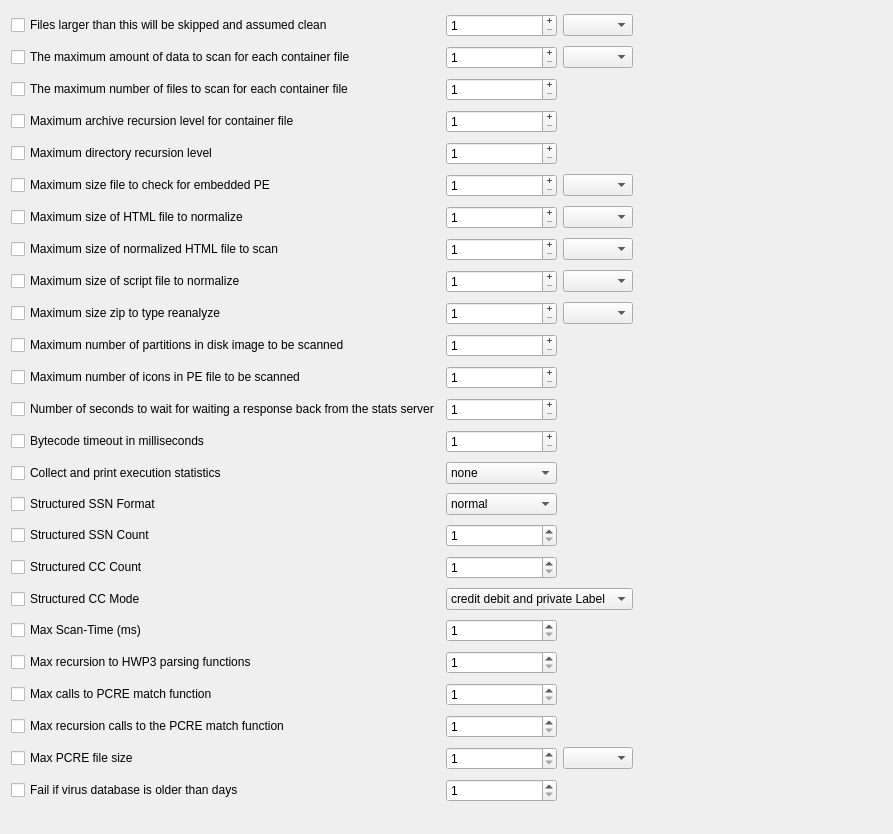
     <widget class="QWidget" name="scrollAreaWidgetContents">
      <property name="geometry">
       <rect>
        <x>0</x>
        <y>-43</y>
        <width>893</width>
        <height>834</height>
       </rect>
      </property>
      <layout class="QGridLayout" name="gridLayout_2">
       <item row="10" column="1">
        <widget class="QSpinBox" name="maxNumberOfPartitionsInDiskImageSpinBox">
         <property name="buttonSymbols">
          <enum>QAbstractSpinBox::PlusMinus</enum>
         </property>
         <property name="minimum">
          <number>1</number>
         </property>
         <property name="maximum">
          <number>100</number>
         </property>
        </widget>
       </item>
       <item row="9" column="2">
        <widget class="QComboBox" name="maxSizeZipToTypeReanalzeComboBox">
         <item>
          <property name="text">
           <string/>
          </property>
         </item>
         <item>
          <property name="text">
           <string>K</string>
          </property>
         </item>
         <item>
          <property name="text">
           <string>M</string>
          </property>
         </item>
        </widget>
       </item>
       <item row="6" column="0">
        <widget class="QCheckBox" name="maxSizeHTMLFileToNormalizeCheckBox">
         <property name="text">
          <string>Maximum size of HTML file to normalize</string>
         </property>
        </widget>
       </item>
       <item row="11" column="0">
        <widget class="QCheckBox" name="maxNumberOfIconsInPEFileCheckBox">
         <property name="text">
          <string>Maximum number of icons in PE file to be scanned</string>
         </property>
        </widget>
       </item>
       <item row="8" column="2">
        <widget class="QComboBox" name="maxSizeOfScriptFileToNormalizeComboBox">
         <item>
          <property name="text">
           <string/>
          </property>
         </item>
         <item>
          <property name="text">
           <string>K</string>
          </property>
         </item>
         <item>
          <property name="text">
           <string>M</string>
          </property>
         </item>
        </widget>
       </item>
       <item row="2" column="0">
        <widget class="QCheckBox" name="maxNumberForContainerCheckBox">
         <property name="text">
          <string>The maximum number of files to scan for each container file</string>
         </property>
        </widget>
       </item>
       <item row="14" column="0">
        <widget class="QCheckBox" name="collectAndPrintExecutionStatisticsCheckBox">
         <property name="text">
          <string>Collect and print execution statistics</string>
         </property>
        </widget>
       </item>
       <item row="23" column="1">
        <widget class="QSpinBox" name="maxPCREFileSizeSpinBox">
         <property name="minimum">
          <number>1</number>
         </property>
         <property name="maximum">
          <number>2048</number>
         </property>
        </widget>
       </item>
       <item row="16" column="0">
        <widget class="QCheckBox" name="structuredSSNCountCheckBox">
         <property name="text">
          <string>Structured SSN Count</string>
         </property>
        </widget>
       </item>
       <item row="2" column="1">
        <widget class="QSpinBox" name="maxNumberForContainerSpinBox">
         <property name="buttonSymbols">
          <enum>QAbstractSpinBox::PlusMinus</enum>
         </property>
         <property name="minimum">
          <number>1</number>
         </property>
         <property name="maximum">
          <number>100000</number>
         </property>
        </widget>
       </item>
       <item row="22" column="1">
        <widget class="QSpinBox" name="maxRecursionPCREMatchSpinBox">
         <property name="minimum">
          <number>1</number>
         </property>
         <property name="maximum">
          <number>999</number>
         </property>
        </widget>
       </item>
       <item row="15" column="0">
        <widget class="QCheckBox" name="structuredSSNFormatCheckBox">
         <property name="text">
          <string>Structured SSN Format</string>
         </property>
        </widget>
       </item>
       <item row="8" column="3">
        <spacer name="horizontalSpacer">
         <property name="orientation">
          <enum>Qt::Horizontal</enum>
         </property>
         <property name="sizeHint" stdset="0">
          <size>
           <width>40</width>
           <height>20</height>
          </size>
         </property>
        </spacer>
       </item>
       <item row="10" column="0">
        <widget class="QCheckBox" name="maxNumberOfPartitionsInDiskImageCheckBox">
         <property name="text">
          <string>Maximum number of partitions in disk image to be scanned</string>
         </property>
        </widget>
       </item>
       <item row="5" column="1">
        <widget class="QSpinBox" name="maxSizeFileForPESpinBox">
         <property name="buttonSymbols">
          <enum>QAbstractSpinBox::PlusMinus</enum>
         </property>
         <property name="minimum">
          <number>1</number>
         </property>
         <property name="maximum">
          <number>2048</number>
         </property>
        </widget>
       </item>
       <item row="8" column="0">
        <widget class="QCheckBox" name="maxSizeOfScriptFileToNormalizeCheckBox">
         <property name="text">
          <string>Maximum size of script file to normalize</string>
         </property>
        </widget>
       </item>
       <item row="6" column="2">
        <widget class="QComboBox" name="maxSizeHTMLFileToNormalizeComboBox">
         <item>
          <property name="text">
           <string/>
          </property>
         </item>
         <item>
          <property name="text">
           <string>K</string>
          </property>
         </item>
         <item>
          <property name="text">
           <string>M</string>
          </property>
         </item>
        </widget>
       </item>
       <item row="14" column="1">
        <widget class="QComboBox" name="collectAndPrintExecutionStatisticsComboBox">
         <item>
          <property name="text">
           <string>none</string>
          </property>
         </item>
         <item>
          <property name="text">
           <string>bytecode</string>
          </property>
         </item>
         <item>
          <property name="text">
           <string>pcre</string>
          </property>
         </item>
        </widget>
       </item>
       <item row="6" column="1">
        <widget class="QSpinBox" name="maxSizeHTMLFileToNormalizeSpinBox">
         <property name="buttonSymbols">
          <enum>QAbstractSpinBox::PlusMinus</enum>
         </property>
         <property name="minimum">
          <number>1</number>
         </property>
         <property name="maximum">
          <number>2048</number>
         </property>
        </widget>
       </item>
       <item row="12" column="1">
        <widget class="QSpinBox" name="numberOfSecondsToWaitForResponseSpinBox">
         <property name="locale">
          <locale language="English" country="UnitedStates"/>
         </property>
         <property name="buttonSymbols">
          <enum>QAbstractSpinBox::PlusMinus</enum>
         </property>
         <property name="minimum">
          <number>1</number>
         </property>
         <property name="maximum">
          <number>30</number>
         </property>
        </widget>
       </item>
       <item row="1" column="0">
        <widget class="QCheckBox" name="maxAmountForContainerCheckBox">
         <property name="text">
          <string>The maximum amount of data to scan for each container file</string>
         </property>
        </widget>
       </item>
       <item row="0" column="1">
        <widget class="QSpinBox" name="filesLargerThanThisSpinBox">
         <property name="sizePolicy">
          <sizepolicy hsizetype="Minimum" vsizetype="Fixed">
           <horstretch>0</horstretch>
           <verstretch>0</verstretch>
          </sizepolicy>
         </property>
         <property name="minimumSize">
          <size>
           <width>70</width>
           <height>0</height>
          </size>
         </property>
         <property name="maximumSize">
          <size>
           <width>16777215</width>
           <height>70</height>
          </size>
         </property>
         <property name="buttonSymbols">
          <enum>QAbstractSpinBox::PlusMinus</enum>
         </property>
         <property name="minimum">
          <number>1</number>
         </property>
         <property name="maximum">
          <number>2048</number>
         </property>
        </widget>
       </item>
       <item row="0" column="0">
        <widget class="QCheckBox" name="filesLargerThanThisCheckBox">
         <property name="text">
          <string>Files larger than this will be skipped and assumed clean</string>
         </property>
        </widget>
       </item>
       <item row="11" column="1">
        <widget class="QSpinBox" name="maxNumberOfIconsInPEFileSpinBox">
         <property name="buttonSymbols">
          <enum>QAbstractSpinBox::PlusMinus</enum>
         </property>
         <property name="minimum">
          <number>1</number>
         </property>
         <property name="maximum">
          <number>999</number>
         </property>
        </widget>
       </item>
       <item row="3" column="1">
        <widget class="QSpinBox" name="maxArchiveRecursionForContainerSpinBox">
         <property name="buttonSymbols">
          <enum>QAbstractSpinBox::PlusMinus</enum>
         </property>
         <property name="minimum">
          <number>1</number>
         </property>
         <property name="maximum">
          <number>100</number>
         </property>
        </widget>
       </item>
       <item row="21" column="1">
        <widget class="QSpinBox" name="maxPCREMatchSpinBox">
         <property name="minimum">
          <number>1</number>
         </property>
         <property name="maximum">
          <number>999</number>
         </property>
        </widget>
       </item>
       <item row="9" column="0">
        <widget class="QCheckBox" name="maxSizeZipToTypeReanalzeCheckBox">
         <property name="text">
          <string>Maximum size zip to type reanalyze</string>
         </property>
        </widget>
       </item>
       <item row="7" column="1">
        <widget class="QSpinBox" name="maxSizeOfNormalizedHTMLFileSpinBox">
         <property name="buttonSymbols">
          <enum>QAbstractSpinBox::PlusMinus</enum>
         </property>
         <property name="minimum">
          <number>1</number>
         </property>
         <property name="maximum">
          <number>2048</number>
         </property>
        </widget>
       </item>
       <item row="5" column="0">
        <widget class="QCheckBox" name="maxSizeFileForPECheckBox">
         <property name="text">
          <string>Maximum size file to check for embedded PE</string>
         </property>
        </widget>
       </item>
       <item row="5" column="2">
        <widget class="QComboBox" name="maxSizeFileForPEComboBox">
         <item>
          <property name="text">
           <string/>
          </property>
         </item>
         <item>
          <property name="text">
           <string>K</string>
          </property>
         </item>
         <item>
          <property name="text">
           <string>M</string>
          </property>
         </item>
        </widget>
       </item>
       <item row="19" column="0">
        <widget class="QCheckBox" name="maxScanTimeCheckBox">
         <property name="text">
          <string>Max Scan-Time (ms)</string>
         </property>
        </widget>
       </item>
       <item row="19" column="1">
        <widget class="QSpinBox" name="maxScanTimeSpinBox">
         <property name="minimum">
          <number>1</number>
         </property>
         <property name="maximum">
          <number>30000</number>
         </property>
        </widget>
       </item>
       <item row="13" column="0">
        <widget class="QCheckBox" name="numberOfSecondsToWaitForByteCodeCheckBox">
         <property name="text">
          <string>Bytecode timeout in milliseconds</string>
         </property>
        </widget>
       </item>
       <item row="1" column="2">
        <widget class="QComboBox" name="maxAmountForContainerComboBox">
         <item>
          <property name="text">
           <string/>
          </property>
         </item>
         <item>
          <property name="text">
           <string>K</string>
          </property>
         </item>
         <item>
          <property name="text">
           <string>M</string>
          </property>
         </item>
        </widget>
       </item>
       <item row="4" column="0">
        <widget class="QCheckBox" name="maxDirRecursionLevelCheckBox">
         <property name="text">
          <string>Maximum directory recursion level</string>
         </property>
        </widget>
       </item>
       <item row="1" column="1">
        <widget class="QSpinBox" name="maxAmountForContainerSpinBox">
         <property name="minimumSize">
          <size>
           <width>0</width>
           <height>0</height>
          </size>
         </property>
         <property name="maximumSize">
          <size>
           <width>16777215</width>
           <height>16777215</height>
          </size>
         </property>
         <property name="buttonSymbols">
          <enum>QAbstractSpinBox::PlusMinus</enum>
         </property>
         <property name="minimum">
          <number>1</number>
         </property>
         <property name="maximum">
          <number>2048</number>
         </property>
        </widget>
       </item>
       <item row="15" column="1">
        <widget class="QComboBox" name="structuredSSNFormatComboBox">
         <item>
          <property name="text">
           <string>normal</string>
          </property>
         </item>
         <item>
          <property name="text">
           <string>stripped</string>
          </property>
         </item>
         <item>
          <property name="text">
           <string>both</string>
          </property>
         </item>
        </widget>
       </item>
       <item row="16" column="1">
        <widget class="QSpinBox" name="structuredSSNCountSpinBox">
         <property name="minimum">
          <number>1</number>
         </property>
        </widget>
       </item>
       <item row="17" column="1">
        <widget class="QSpinBox" name="structuredCCCountSpinBox">
         <property name="minimum">
          <number>1</number>
         </property>
        </widget>
       </item>
       <item row="17" column="0">
        <widget class="QCheckBox" name="structuredCCCountCheckBox">
         <property name="text">
          <string>Structured CC Count</string>
         </property>
        </widget>
       </item>
       <item row="3" column="0">
        <widget class="QCheckBox" name="maxArchiveRecursionForContainerCheckBox">
         <property name="text">
          <string>Maximum archive recursion level for container file</string>
         </property>
        </widget>
       </item>
       <item row="23" column="2">
        <widget class="QComboBox" name="maxPCREFileSizeComboBox">
         <item>
          <property name="text">
           <string/>
          </property>
         </item>
         <item>
          <property name="text">
           <string>K</string>
          </property>
         </item>
         <item>
          <property name="text">
           <string>M</string>
          </property>
         </item>
        </widget>
       </item>
       <item row="18" column="0">
        <widget class="QCheckBox" name="structuredCCModeCheckBox">
         <property name="text">
          <string>Structured CC Mode</string>
         </property>
        </widget>
       </item>
       <item row="21" column="0">
        <widget class="QCheckBox" name="maxPCREMatchCheckBox">
         <property name="text">
          <string>Max calls to PCRE match function</string>
         </property>
        </widget>
       </item>
       <item row="12" column="0">
        <widget class="QCheckBox" name="numberOfSecondsToWaitForResponseCheckBox">
         <property name="locale">
          <locale language="English" country="UnitedStates"/>
         </property>
         <property name="text">
          <string>Number of seconds to wait for waiting a response back from the stats server</string>
         </property>
        </widget>
       </item>
       <item row="4" column="1">
        <widget class="QSpinBox" name="maxDirRecursionLevelSpinBox">
         <property name="buttonSymbols">
          <enum>QAbstractSpinBox::PlusMinus</enum>
         </property>
         <property name="minimum">
          <number>1</number>
         </property>
         <property name="maximum">
          <number>100</number>
         </property>
        </widget>
       </item>
       <item row="0" column="2">
        <widget class="QComboBox" name="filesLargerThanThisComboBox">
         <property name="sizePolicy">
          <sizepolicy hsizetype="Fixed" vsizetype="Fixed">
           <horstretch>0</horstretch>
           <verstretch>0</verstretch>
          </sizepolicy>
         </property>
         <property name="minimumSize">
          <size>
           <width>70</width>
           <height>0</height>
          </size>
         </property>
         <property name="maximumSize">
          <size>
           <width>70</width>
           <height>16777215</height>
          </size>
         </property>
         <item>
          <property name="text">
           <string/>
          </property>
         </item>
         <item>
          <property name="text">
           <string>K</string>
          </property>
         </item>
         <item>
          <property name="text">
           <string>M</string>
          </property>
         </item>
        </widget>
       </item>
       <item row="20" column="1">
        <widget class="QSpinBox" name="maxRecursionHWP3SpinBox">
         <property name="minimum">
          <number>1</number>
         </property>
         <property name="maximum">
          <number>999</number>
         </property>
        </widget>
       </item>
       <item row="7" column="2">
        <widget class="QComboBox" name="maxSizeOfNormalizedHTMLFileComboBox">
         <item>
          <property name="text">
           <string/>
          </property>
         </item>
         <item>
          <property name="text">
           <string>K</string>
          </property>
         </item>
         <item>
          <property name="text">
           <string>M</string>
          </property>
         </item>
        </widget>
       </item>
       <item row="13" column="1">
        <widget class="QSpinBox" name="numberOfSecondsToWaitForByteCodeSpinBox">
         <property name="buttonSymbols">
          <enum>QAbstractSpinBox::PlusMinus</enum>
         </property>
         <property name="minimum">
          <number>1</number>
         </property>
         <property name="maximum">
          <number>30000</number>
         </property>
        </widget>
       </item>
       <item row="22" column="0">
        <widget class="QCheckBox" name="maxRecursionPCREMatchCheckBox">
         <property name="text">
          <string>Max recursion calls to the PCRE match function</string>
         </property>
        </widget>
       </item>
       <item row="23" column="0">
        <widget class="QCheckBox" name="maxPCREFileSizeCheckBox">
         <property name="text">
          <string>Max PCRE file size</string>
         </property>
        </widget>
       </item>
       <item row="9" column="1">
        <widget class="QSpinBox" name="maxSizeZipToTypeReanalzeSpinBox">
         <property name="buttonSymbols">
          <enum>QAbstractSpinBox::PlusMinus</enum>
         </property>
         <property name="minimum">
          <number>1</number>
         </property>
         <property name="maximum">
          <number>2048</number>
         </property>
        </widget>
       </item>
       <item row="20" column="0">
        <widget class="QCheckBox" name="maxRecursionHWP3CheckBox">
         <property name="text">
          <string>Max recursion to HWP3 parsing functions</string>
         </property>
        </widget>
       </item>
       <item row="7" column="0">
        <widget class="QCheckBox" name="maxSizeOfNormalizedHTMLFileCheckBox">
         <property name="text">
          <string>Maximum size of normalized HTML file to scan</string>
         </property>
        </widget>
       </item>
       <item row="8" column="1">
        <widget class="QSpinBox" name="maxSizeOfScriptFileToNormalizeSpinBox">
         <property name="buttonSymbols">
          <enum>QAbstractSpinBox::PlusMinus</enum>
         </property>
         <property name="minimum">
          <number>1</number>
         </property>
         <property name="maximum">
          <number>2048</number>
         </property>
        </widget>
       </item>
       <item row="18" column="1" colspan="2">
        <widget class="QComboBox" name="structuredCCModeComboBox">
         <item>
          <property name="text">
           <string>credit debit and private Label</string>
          </property>
         </item>
         <item>
          <property name="text">
           <string>credit card only</string>
          </property>
         </item>
        </widget>
       </item>
       <item row="24" column="0">
        <widget class="QCheckBox" name="databaseOutdatedCheckBox">
         <property name="text">
          <string>Fail if virus database is older than days</string>
         </property>
        </widget>
       </item>
       <item row="24" column="1">
        <widget class="QSpinBox" name="databaseOutdatedSpinBox">
         <property name="minimum">
          <number>1</number>
         </property>
        </widget>
       </item>
      </layout>
     </widget>
